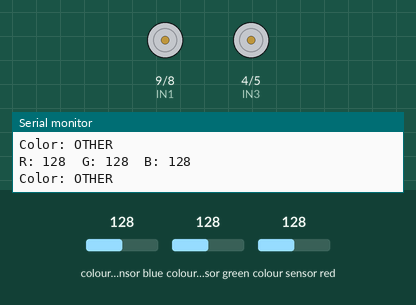
Simulated run of this sketch. Board: Arduino Uno, built with avr-gcc and run on an emulated ATmega328P. Shown: motor-driver pin pairs drawn as motors (green arrow = first pin HIGH = forward, orange = second pin HIGH = backward, longer = more drive, scaled by the enable pin), the last lines printed to the serial monitor. The test bench sets the inputs (shaded band); at power-on: colour sensor blue 128, colour sensor red 128, colour sensor green 128.

Above: at 1.2 s.
1.3 s: colour sensor blue set to 133
At 2.5 s:
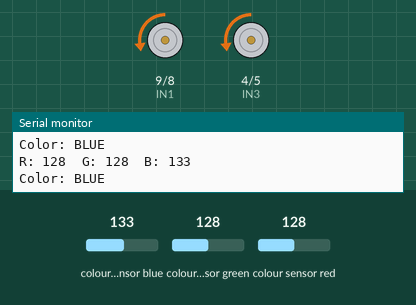
2.8 s: colour sensor red set to 191
At 4.0 s:
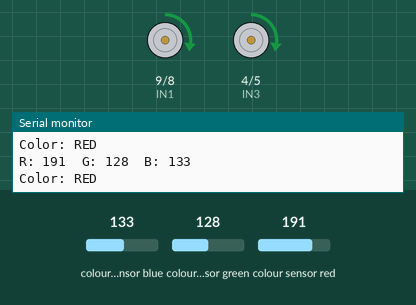
4.3 s: colour sensor blue set to 250
At 5.4 s:
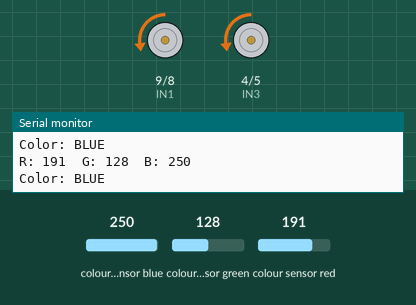
5.8 s: colour sensor blue set to 5
At 6.8 s:
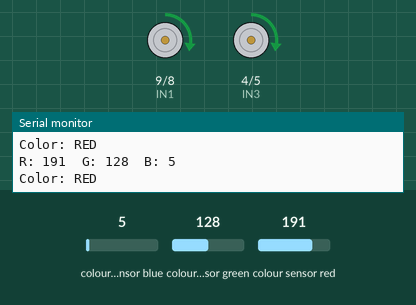
Timing chart, 0 to 8.3 s (numbered marks = the images above; inputs shaded):
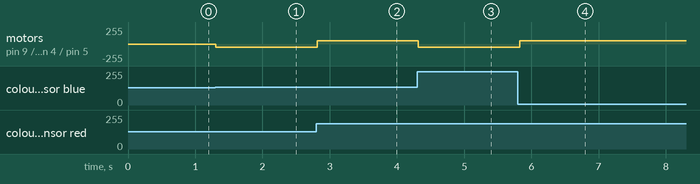

Measured:
- the behaviour switches between 128 and 129 on colour sensor blue (found by bisection; images 0 and 1)
- after the input at 1.3 s, motor on pin 9 (IN1) / pin 8 (IN2), motor on pin 4 (IN3) / pin 5 (IN4): stopped → backward 50/255 at once
- after the input at 2.8 s, motor on pin 9 (IN1) / pin 8 (IN2), motor on pin 4 (IN3) / pin 5 (IN4): backward 50/255 → forward 50/255 at once
- after the input at 4.3 s, motor on pin 9 (IN1) / pin 8 (IN2), motor on pin 4 (IN3) / pin 5 (IN4): forward 50/255 → backward 50/255 at once
- after the input at 5.8 s, motor on pin 9 (IN1) / pin 8 (IN2), motor on pin 4 (IN3) / pin 5 (IN4): backward 50/255 → forward 50/255 at once

The sketch:

Carrito_Detector_De_Colores.ino
```cpp
#include <Wire.h>
#include <Adafruit_TCS34725.h>

// Sensor
Adafruit_TCS34725 tcs = Adafruit_TCS34725(
TCS34725_INTEGRATIONTIME_50MS,
TCS34725_GAIN_4X);

// ===== MOTOR A =====
#define IN1 9
#define IN2 8
#define ENA 10

// ===== MOTOR B =====
#define IN3 4
#define IN4 5
#define ENB 6

#define SPEED 50

void motorsForward(){
  digitalWrite(IN1,HIGH);
  digitalWrite(IN2,LOW);
  analogWrite(ENA,SPEED);

  digitalWrite(IN3,HIGH);
  digitalWrite(IN4,LOW);
  analogWrite(ENB,SPEED);
}

void motorsReverse(){
  digitalWrite(IN1,LOW);
  digitalWrite(IN2,HIGH);
  analogWrite(ENA,SPEED);

  digitalWrite(IN3,LOW);
  digitalWrite(IN4,HIGH);
  analogWrite(ENB,SPEED);
}

void motorsStop(){
  digitalWrite(IN1,LOW);
  digitalWrite(IN2,LOW);
  analogWrite(ENA,0);

  digitalWrite(IN3,LOW);
  digitalWrite(IN4,LOW);
  analogWrite(ENB,0);
}

void setup() {

Serial.begin(115200);

// Motor A
pinMode(IN1,OUTPUT);
pinMode(IN2,OUTPUT);
pinMode(ENA,OUTPUT);

// Motor B
pinMode(IN3,OUTPUT);
pinMode(IN4,OUTPUT);
pinMode(ENB,OUTPUT);

// Sensor
if(!tcs.begin()){
  Serial.println("Sensor no encontrado");
  while(1);
}

Serial.println("Sensor listo");
}

void loop() {

float red,green,blue;
tcs.getRGB(&red,&green,&blue);

int R = int(red);
int G = int(green);
int B = int(blue);

Serial.print("R: ");Serial.print(R);
Serial.print("  G: ");Serial.print(G);
Serial.print("  B: ");Serial.println(B);

// ROJO
if(R > G && R > B){
  Serial.println("Color: RED");
  motorsForward();
}

// AZUL
else if(B > R && B > G){
  Serial.println("Color: BLUE");
  motorsReverse();
}

// OTROS
else{
  Serial.println("Color: OTHER");
  motorsStop();
}

delay(200);
}
```
